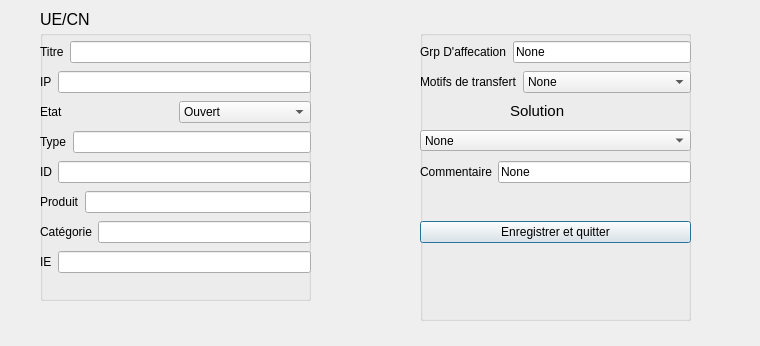
<?xml version="1.0" encoding="UTF-8"?>
<ui version="4.0">
 <class>Dialog4</class>
 <widget class="QDialog" name="Dialog4">
  <property name="geometry">
   <rect>
    <x>0</x>
    <y>0</y>
    <width>760</width>
    <height>346</height>
   </rect>
  </property>
  <property name="windowTitle">
   <string>UE</string>
  </property>
  <property name="windowIcon">
   <iconset resource="rsc1.qrc">
    <normaloff>:/resources/img/technical-support.png</normaloff>:/resources/img/technical-support.png</iconset>
  </property>
  <widget class="QGroupBox" name="groupBox_2">
   <property name="geometry">
    <rect>
     <x>40</x>
     <y>30</y>
     <width>271</width>
     <height>271</height>
    </rect>
   </property>
   <property name="font">
    <font>
     <kerning>true</kerning>
    </font>
   </property>
   <property name="title">
    <string/>
   </property>
   <property name="flat">
    <bool>true</bool>
   </property>
   <widget class="QWidget" name="layoutWidget">
    <property name="geometry">
     <rect>
      <x>0</x>
      <y>10</y>
      <width>271</width>
      <height>24</height>
     </rect>
    </property>
    <layout class="QHBoxLayout" name="horizontalLayout">
     <item>
      <widget class="QLabel" name="label">
       <property name="text">
        <string>Titre</string>
       </property>
      </widget>
     </item>
     <item>
      <widget class="QLineEdit" name="lineEdit"/>
     </item>
    </layout>
   </widget>
   <widget class="QWidget" name="layoutWidget_3">
    <property name="geometry">
     <rect>
      <x>0</x>
      <y>190</y>
      <width>271</width>
      <height>24</height>
     </rect>
    </property>
    <layout class="QHBoxLayout" name="horizontalLayout_5">
     <item>
      <widget class="QLabel" name="label_5">
       <property name="text">
        <string>Catégorie</string>
       </property>
      </widget>
     </item>
     <item>
      <widget class="QLineEdit" name="lineEdit_5"/>
     </item>
    </layout>
   </widget>
   <widget class="QWidget" name="layoutWidget_2">
    <property name="geometry">
     <rect>
      <x>0</x>
      <y>160</y>
      <width>271</width>
      <height>24</height>
     </rect>
    </property>
    <layout class="QHBoxLayout" name="horizontalLayout_4">
     <item>
      <widget class="QLabel" name="label_4">
       <property name="text">
        <string>Produit</string>
       </property>
      </widget>
     </item>
     <item>
      <widget class="QLineEdit" name="lineEdit_4"/>
     </item>
    </layout>
   </widget>
   <widget class="QWidget" name="layoutWidget_4">
    <property name="geometry">
     <rect>
      <x>0</x>
      <y>70</y>
      <width>271</width>
      <height>24</height>
     </rect>
    </property>
    <layout class="QHBoxLayout" name="horizontalLayout_8">
     <item>
      <widget class="QLabel" name="label_8">
       <property name="text">
        <string>Etat</string>
       </property>
      </widget>
     </item>
     <item>
      <widget class="QComboBox" name="comboBox">
       <item>
        <property name="text">
         <string>Ouvert</string>
        </property>
       </item>
       <item>
        <property name="text">
         <string>Résolu</string>
        </property>
       </item>
      </widget>
     </item>
    </layout>
   </widget>
   <widget class="QWidget" name="layoutWidget_5">
    <property name="geometry">
     <rect>
      <x>0</x>
      <y>100</y>
      <width>271</width>
      <height>24</height>
     </rect>
    </property>
    <layout class="QHBoxLayout" name="horizontalLayout_3">
     <item>
      <widget class="QLabel" name="label_3">
       <property name="text">
        <string>Type</string>
       </property>
      </widget>
     </item>
     <item>
      <widget class="QLineEdit" name="lineEdit_3"/>
     </item>
    </layout>
   </widget>
   <widget class="QWidget" name="layoutWidget_6">
    <property name="geometry">
     <rect>
      <x>0</x>
      <y>220</y>
      <width>271</width>
      <height>24</height>
     </rect>
    </property>
    <layout class="QHBoxLayout" name="horizontalLayout_7">
     <item>
      <widget class="QLabel" name="label_7">
       <property name="text">
        <string>IE</string>
       </property>
      </widget>
     </item>
     <item>
      <widget class="QLineEdit" name="lineEdit_7"/>
     </item>
    </layout>
   </widget>
   <widget class="QWidget" name="layoutWidget_7">
    <property name="geometry">
     <rect>
      <x>0</x>
      <y>130</y>
      <width>271</width>
      <height>24</height>
     </rect>
    </property>
    <layout class="QHBoxLayout" name="horizontalLayout_6">
     <item>
      <widget class="QLabel" name="label_6">
       <property name="text">
        <string>ID</string>
       </property>
      </widget>
     </item>
     <item>
      <widget class="QLineEdit" name="lineEdit_6"/>
     </item>
    </layout>
   </widget>
   <widget class="QWidget" name="layoutWidget_8">
    <property name="geometry">
     <rect>
      <x>0</x>
      <y>40</y>
      <width>271</width>
      <height>24</height>
     </rect>
    </property>
    <layout class="QHBoxLayout" name="horizontalLayout_2">
     <item>
      <widget class="QLabel" name="label_2">
       <property name="text">
        <string>IP</string>
       </property>
      </widget>
     </item>
     <item>
      <widget class="QLineEdit" name="lineEdit_2">
       <property name="text">
        <string/>
       </property>
      </widget>
     </item>
    </layout>
   </widget>
  </widget>
  <widget class="QGroupBox" name="groupBox">
   <property name="geometry">
    <rect>
     <x>420</x>
     <y>30</y>
     <width>271</width>
     <height>291</height>
    </rect>
   </property>
   <property name="title">
    <string/>
   </property>
   <property name="flat">
    <bool>true</bool>
   </property>
   <widget class="QWidget" name="layoutWidget_10">
    <property name="geometry">
     <rect>
      <x>0</x>
      <y>40</y>
      <width>271</width>
      <height>24</height>
     </rect>
    </property>
    <layout class="QHBoxLayout" name="horizontalLayout_10">
     <item>
      <widget class="QLabel" name="label_10">
       <property name="text">
        <string>Motifs de transfert</string>
       </property>
      </widget>
     </item>
     <item>
      <widget class="QComboBox" name="comboBox_2">
       <item>
        <property name="text">
         <string>None</string>
        </property>
       </item>
       <item>
        <property name="text">
         <string>Ligne non synchro</string>
        </property>
       </item>
       <item>
        <property name="text">
         <string>Acces nécessite bascullement</string>
        </property>
       </item>
       <item>
        <property name="text">
         <string>Cablage LAN</string>
        </property>
       </item>
       <item>
        <property name="text">
         <string>Switch 2</string>
        </property>
       </item>
       <item>
        <property name="text">
         <string>Switch 3</string>
        </property>
       </item>
       <item>
        <property name="text">
         <string>Wifi acces point</string>
        </property>
       </item>
      </widget>
     </item>
    </layout>
   </widget>
   <widget class="QWidget" name="layoutWidget_11">
    <property name="geometry">
     <rect>
      <x>0</x>
      <y>10</y>
      <width>271</width>
      <height>24</height>
     </rect>
    </property>
    <layout class="QHBoxLayout" name="horizontalLayout_9">
     <item>
      <widget class="QLabel" name="label_9">
       <property name="text">
        <string>Grp D'affecation</string>
       </property>
      </widget>
     </item>
     <item>
      <widget class="QLineEdit" name="lineEdit_8">
       <property name="text">
        <string>None</string>
       </property>
      </widget>
     </item>
    </layout>
   </widget>
   <widget class="QLabel" name="label_11">
    <property name="geometry">
     <rect>
      <x>90</x>
      <y>71</y>
      <width>71</width>
      <height>20</height>
     </rect>
    </property>
    <property name="text">
     <string>&lt;html&gt;&lt;head/&gt;&lt;body&gt;&lt;p&gt;&lt;span style=&quot; font-size:11pt;&quot;&gt;Solution&lt;/span&gt;&lt;/p&gt;&lt;/body&gt;&lt;/html&gt;</string>
    </property>
   </widget>
   <widget class="QComboBox" name="comboBox_3">
    <property name="geometry">
     <rect>
      <x>0</x>
      <y>100</y>
      <width>271</width>
      <height>21</height>
     </rect>
    </property>
    <item>
     <property name="text">
      <string>None</string>
     </property>
    </item>
    <item>
     <property name="text">
      <string>Code Cloture</string>
     </property>
    </item>
    <item>
     <property name="text">
      <string>Prob phy resolu</string>
     </property>
    </item>
    <item>
     <property name="text">
      <string>Ligne suspendu</string>
     </property>
    </item>
    <item>
     <property name="text">
      <string>Prob Client</string>
     </property>
    </item>
    <item>
     <property name="text">
      <string>Changement Hard</string>
     </property>
    </item>
   </widget>
   <widget class="QWidget" name="layoutWidget_12">
    <property name="geometry">
     <rect>
      <x>0</x>
      <y>130</y>
      <width>271</width>
      <height>24</height>
     </rect>
    </property>
    <layout class="QHBoxLayout" name="horizontalLayout_11">
     <item>
      <widget class="QLabel" name="label_12">
       <property name="text">
        <string>Commentaire</string>
       </property>
      </widget>
     </item>
     <item>
      <widget class="QLineEdit" name="lineEdit_9">
       <property name="text">
        <string>None</string>
       </property>
      </widget>
     </item>
    </layout>
   </widget>
   <widget class="QWidget" name="layoutWidget_9">
    <property name="geometry">
     <rect>
      <x>0</x>
      <y>190</y>
      <width>271</width>
      <height>25</height>
     </rect>
    </property>
    <layout class="QHBoxLayout" name="horizontalLayout_12">
     <item>
      <widget class="QPushButton" name="pushButton_2_dialog4">
       <property name="text">
        <string>Enregistrer et quitter</string>
       </property>
      </widget>
     </item>
    </layout>
   </widget>
  </widget>
  <widget class="QLabel" name="label_13">
   <property name="geometry">
    <rect>
     <x>40</x>
     <y>10</y>
     <width>61</width>
     <height>20</height>
    </rect>
   </property>
   <property name="text">
    <string>&lt;html&gt;&lt;head/&gt;&lt;body&gt;&lt;p&gt;&lt;span style=&quot; font-size:12pt;&quot;&gt;UE/CN&lt;/span&gt;&lt;/p&gt;&lt;/body&gt;&lt;/html&gt;</string>
   </property>
  </widget>
 </widget>
 <resources>
  <include location="rsc1.qrc"/>
 </resources>
 <connections/>
</ui>
